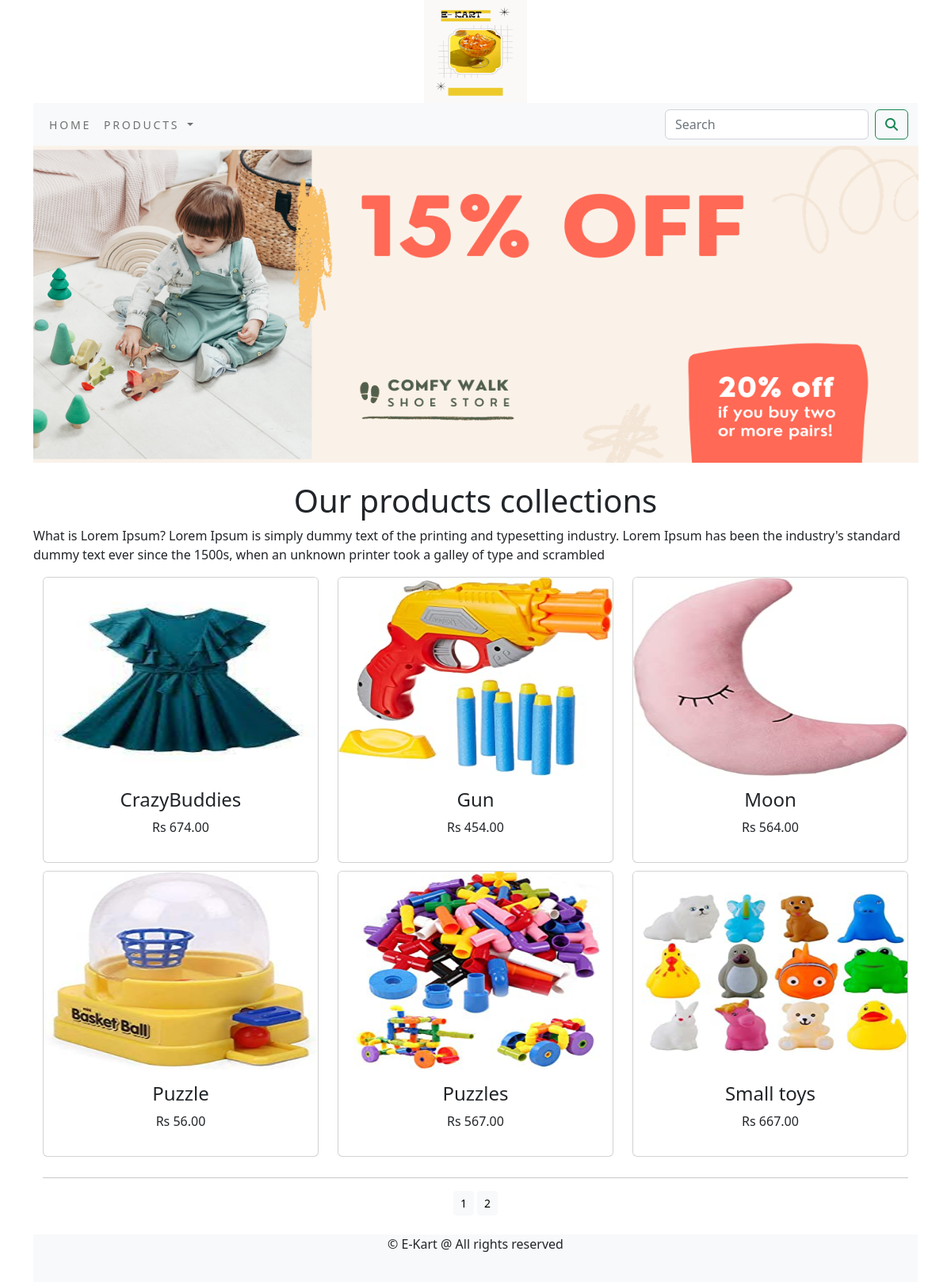
The app's page /shop/ with its own data.
### shop/models.py (models this page shows, shortened)
class Product(models.Model):
    name = models.CharField(max_length=250, unique=True)
    slug = models.SlugField(max_length=250, unique=True)
    description = models.TextField(blank=True)
    price=models.DecimalField(max_digits=10,decimal_places=2)
    category=models.ForeignKey(Category,on_delete=models.CASCADE)
    image = models.ImageField(upload_to='product', blank=True)
    stock=models.IntegerField()
    available=models.BooleanField(default=True)
    created=models.DateTimeField(auto_now_add=True)
    updated=models.DateTimeField(auto_now=True)
    def get_url(self):
           return reverse('shop:prodCatdetail',args=[self.category.slug,self.slug])
    class Meta:
        ordering=('name',)
        verbose_name='product'
        verbose_name_plural='products'

### shop/views.py (the view)
# urls.py: path('', views.allProdCat, name='allProdCat'),
def allProdCat(request,c_slug=None):
    c_page=None
    products_list=None
    if c_slug!=None:
        c_page=get_object_or_404(Category,slug=c_slug)
        products_list=Product.objects.all().filter(category=c_page,available=True)
    else:
        products_list=Product.objects.all().filter(available=True)
    paginator=Paginator(products_list,6)
    try :
        page=int(request.GET.get('page','1'))
    except:
        page=1
    try:
        products=paginator.page(page)
    except (EmptyPage,InvalidPage):
        products=paginator.page(paginator.num_pages)
    return render(request,'category.html',{'category':c_page,'products':products})

### cart/context_processors.py (called while the page is built)
def counter(request):
    item_count=0
    if 'admin' in request.path:
        return {}
    else:
        try:
            cart=Cart.objects.filter(cart_id=_cart_id(request))
            car_items=CartItem.objects.all().filter(cart=cart[:1])
            for cart_item in car_items:
                item_count += cart_item.quantity
        except Cart.DoesNotExist:
            item_count =0
    return dict(item_count=item_count)

### cart/views.py (called while the page is built)
def _cart_id(request):
    cart=request.session.session_key
    if not cart:
        cart=request.session.create()
    return cart

### shop/context_processors.py (called while the page is built)
def menu_links(request):
    links=Category.objects.all()
    return dict(links=links)

### shop/models.py (called while the page is built)
    def get_url(self):
        return  reverse('shop:products_by_category',args=[self.slug])

### template/category.html (shortened to what this page needs)
{% extends 'base.html'%}
{% load static %}
{% block content %}
 <div class="mx_auto">
     {% if category %}
     <img class="my_image" src="{{category.image.url }}"  width="1117px"  alt="{{category.name}}">
 </div><br>
<div>
    <h1 class="text-center my_title">{{category.name}}</h1>
    <p class="text-justify">{{category.description}}</p>
 </div>
 {% else %}
    <div>
         <img class="my_image my_image_padding" src="{% static 'img/banner.png' %}" alt="our products" width="1117" height="400">
    </div>
    <br>
    <div>
        <h1 class="text-center my_title"> Our products collections</h1>
    <p class="text-justify">What is Lorem Ipsum?
Lorem Ipsum is simply dummy text of the printing and typesetting industry. Lorem Ipsum has been the industry's standard dummy text ever since the 1500s, when an unknown printer took a galley of type and scrambled
    </div>
    {% endif %}
    <div class="container">
        <div class="row mx_auto">
        {% for product in products.object_list %}
        <div class="my_bottom_margin col-2 col-sm-4 col-md-4 xol-md-4 xol-lg-4">
            <div class="card text-center" style="min-width:18rem;">
        <a href="{{product.get_url}}"><img class="card-img-top my_image" src="{{product.image.url}}" alt="{{product.name}}" height="250px"></a>
        <div class="card-body">
          <h4>{{product.name}}</h4>
            <p>Rs {{product.price}}</p>
        </div>
                </div></div>
 {% endfor %}
    </div>
            <div class="mx-auto">
                {% if products.paginator.num_pages > 1 %}
                <hr>
                <div class="text-center">
                    {% for pg in products.paginator.page_range %}
                    <a href="?page={{pg}}" class="btn btn-light btn-sm {% if products.number == pa %} active {% endif%}">{{pg}}</a>
             {% endfor %}
              </div>
               {% endif %}
                </div>
                </div><br>
        {% endblock %}

### template/base.html (shortened to what this page needs)
{% load static %}
<!DOCTYPE html>
<html lang="en">
<head>
  <link rel="stylesheet" href="{% static 'css/custom.css' %}">
    <link href="{% static 'css/bootstrap.min.css' %}" rel="stylesheet">
</head>
<body>
<div class="container">
{% include 'header.html' %}
{% include 'nav.html' %}
    {% block content %}
    {% endblock %}
</div>
{% include 'footer.html' %}
</body>
</html>

### template/header.html
{% load static %}
<header>
<center>
        <a href="{% url 'shop:allProdCat' %}"><img src="{% static 'img/logo.png' %}" alt="logimage" width="130px" height="130px"></a>
</center>
</header>

### template/nav.html (shortened to what this page needs)
<nav class="navbar navbar-expand-lg bg-light">
  <div class="container-fluid">
    <div class="collapse navbar-collapse" id="navbarSupportedContent">
      <ul class="navbar-nav me-auto mb-2 mb-lg-0">
          <li class="nav-item">
          <a class="nav-link" href="{% url 'shop:allProdCat' %}">Home</a>
        </li>
        <li class="nav-item dropdown {% if 'shop' in request.path %} active {% endif %}">
          <a class="nav-link dropdown-toggle" href="#" id="navbarDropdown" role="button" data-bs-toggle="dropdown" aria-expanded="false">
            Products
          </a>
        </li>
      </ul>
            <form class="d-flex" action="{% url 'search_app:SearchResult' %}" method="get">
        <input class="form-control me-2" type="search" placeholder="Search" name="q" aria-label="Search">
        <button class="btn btn-outline-success" type="submit"><i class="fa fa-search"></i></button>
      </form>
    </div>
  </div>
</nav>

### template/footer.html
<div class="'footer navbar-fixed-bottom my_footer">
    <p class="text-center">&copy; E-Kart @ All rights reserved </p>
</div>

### static/css/custom.css (style rules this page uses)
body { font-family: 'Roboto', sans-serif; }
.nav-item { letter-spacing : .2em; font-size :14px; text-transform :uppercase; }
.my_footer { background-color:#f8f9fa; height:60px; }
.my_image { width=60px; height=60px; }
.my_image_padding { padding=5px; }
.my_bottom_margin { margin-bottom:10px; }

### records on screen
Product: image (picture), name "CrazyBuddies", price "674.00"
Product: image (picture), name "Gun", price "454.00"
Product: image (picture), name "Moon", price "564.00"
Product: image (picture), name "Puzzle", price "56.00"
Product: image (picture), name "Puzzles", price "567.00"
Product: image (picture), name "Small toys", price "667.00"

### other values on screen
{{ pg }} "1" "2"
